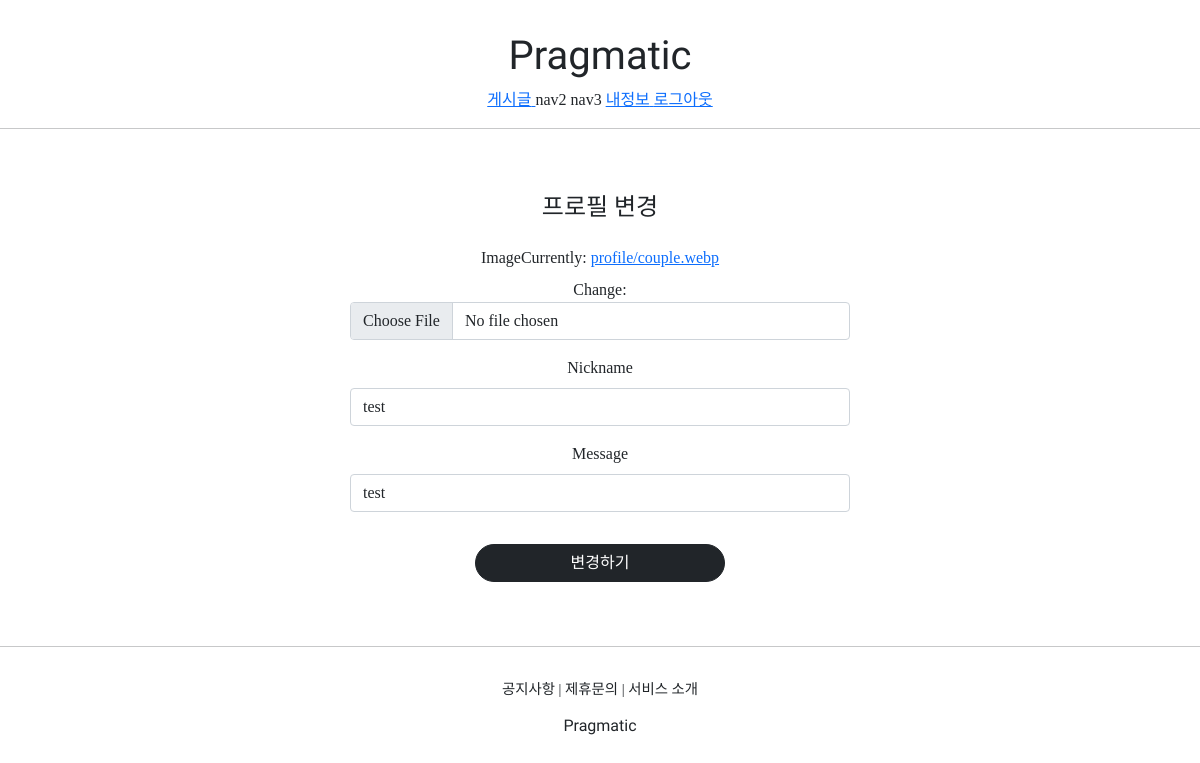
/profiles/update/1 (signed in), run on an earlier commit of the app's database.
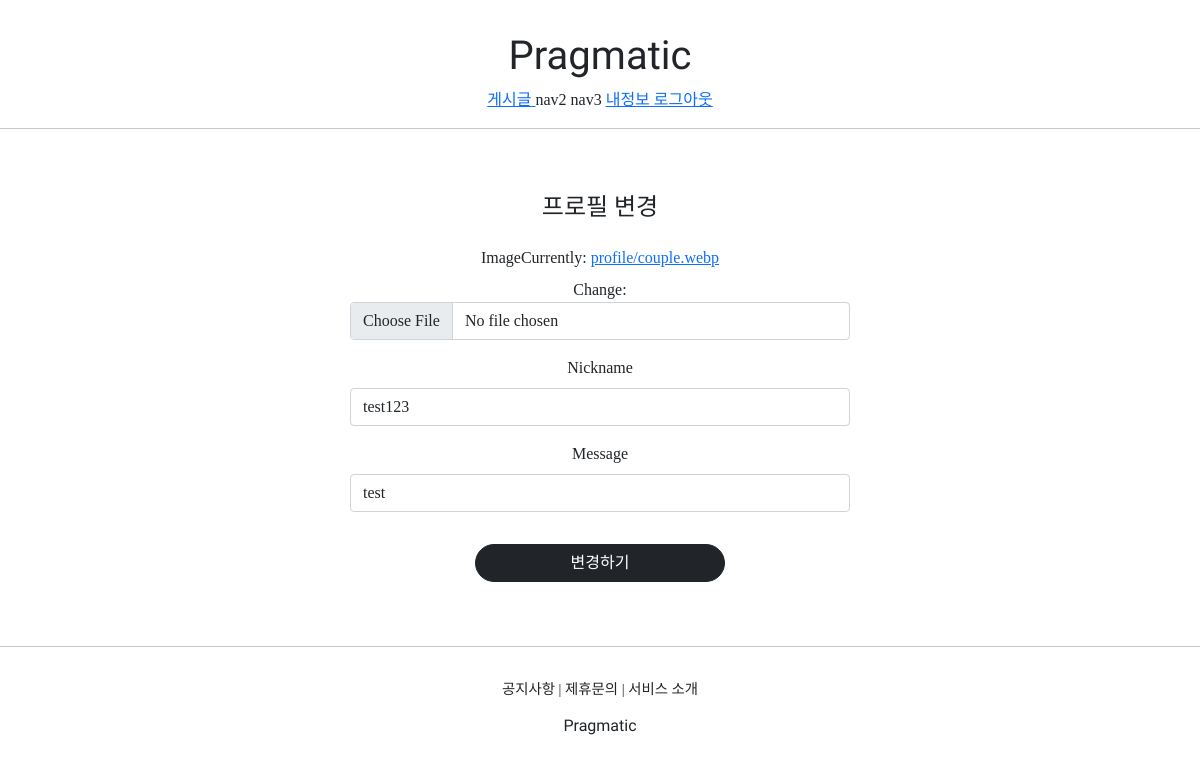
And on a later commit of the database.
### profileapp/models.py (models this page shows)
class Profile(models.Model):
    user = models.OneToOneField(User, on_delete=models.CASCADE, related_name='profile') # profile의 주인이 누구인지 알려주는 코드
    image = models.ImageField(upload_to='profile/', null=True) # 유저의 이미지는 서버에 저장될 것이고 그경로를 설정, 꼭 사진이없어도된다 null
    nickname = models.CharField(max_length=20, unique=True, null=True) # unique 로 이 닉네임은 유일하다고 명시하기 즉 닉넴은 하나만 가능 같은닉넴 x
    message = models.CharField(max_length=100, null=True)

### profileapp/views.py (the view, shortened to what this page needs)
# urls.py: path('update/<int:pk>', ProfileUpdateView.as_view(), name='update'),
@method_decorator(profile_ownership_required, 'get')
@method_decorator(profile_ownership_required, 'post')
class ProfileUpdateView(UpdateView):
    model = Profile
    context_object_name = 'target_profile'
    form_class = ProfileCreationForm
    success_url = reverse_lazy('accountapp:hello_world')
    template_name = 'profileapp/update.html'

### profileapp/forms.py
class ProfileCreationForm(ModelForm):
    class Meta:
        model = Profile
        fields = ['image', 'nickname', 'message']

### profileapp/templates/profileapp/update.html (shortened to what this page needs)
{% extends 'base.html' %}
{% load bootstrap4 %}
{% block content %}
    <div style="text-align: center; max-width: 500px; margin: 4rem auto;">
        <div class="mb-4">
            <h4>프로필 변경</h4>
        </div>
        <form action="{% url 'profileapp:update' pk=target_profile.pk %}" method="post" enctype="multipart/form-data">
            {% bootstrap_form form %}
            <input type="submit" class="btn btn-dark rounded-pill col-6 mt-3" value="변경하기">
        </form>
    </div>
{% endblock %}

What changed in the data, as far as the page shows it:
changed Profile "test": nickname "test" → "test123"
